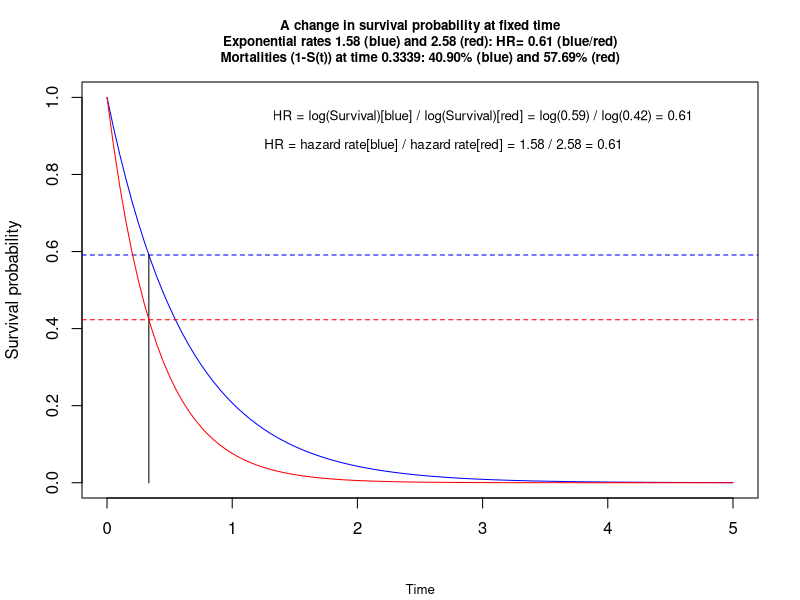
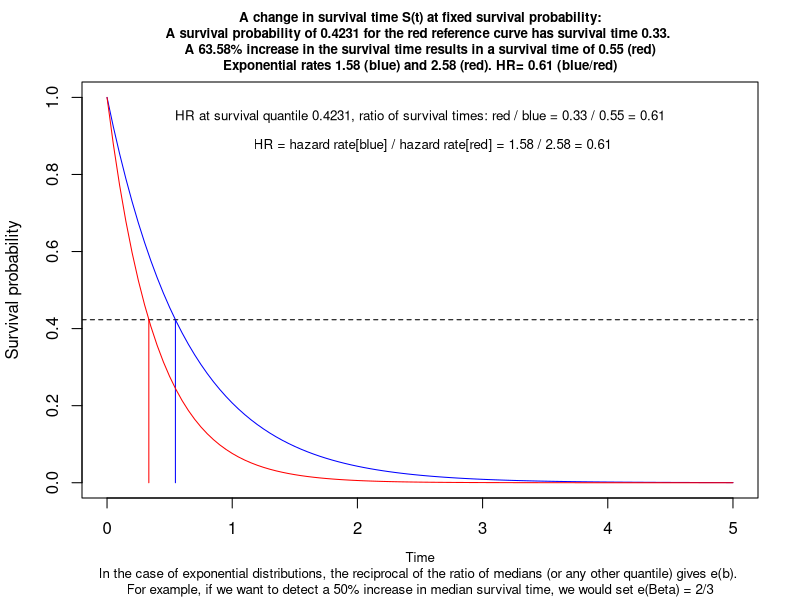
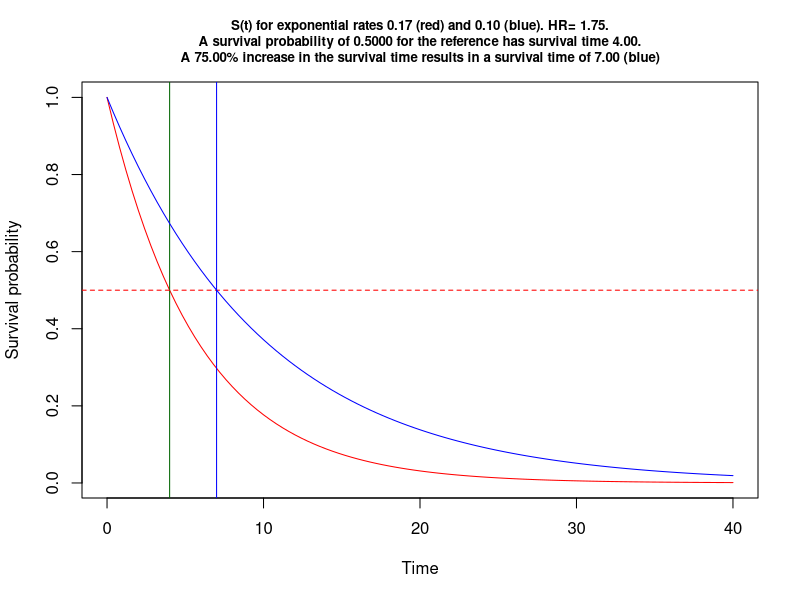
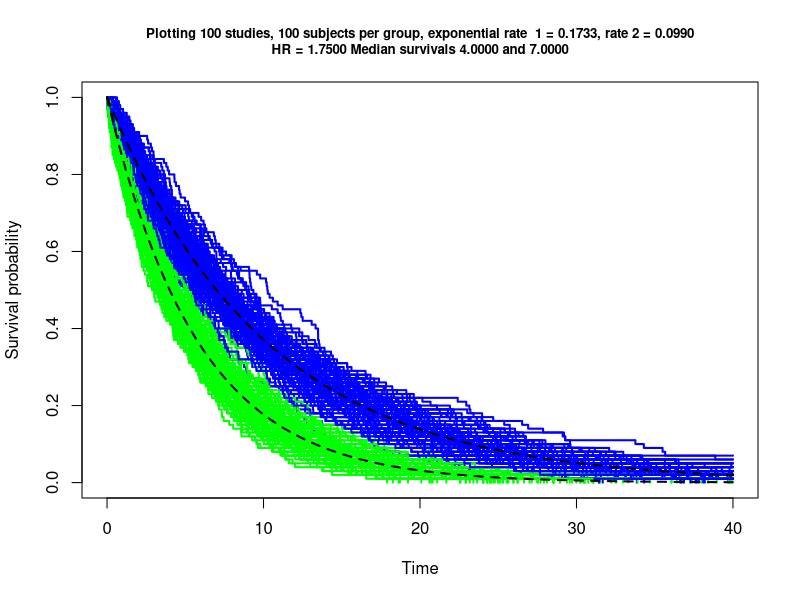

Write the R code that produced these figures, in order. (Note: this script raises an error after producing the figures.)
## ---- chunk 1

#/***************************************************************************#
#Filename           :      xxxxxxxxxxxxxxxxxxxxx
#Author             :      obrieea1
#Date               :      xx-May-2021
#R                  :      xxxxxxxxxxxxx
#Platform           :      xxxxxxxxxxxxx 
#Project/Study      :      xxxxxxxxxxxxx
#Description        :      xxxxxxxxxxxxx   
#Assumptions:   
#Input              :       
#Output             :      An .R, .Rmd and .html file is output to xxx
#                          An .R file is output to the dir where original .Rmd file is located
#Macros used        :      none
#---------------------------------------------------------------------------
#MODIFICATION HISTORY: 
#    <DD-MON-YYYY>,
#    <Description> 
#    
#***************************************************************************/

# knit: (function(inputFile, encoding) { 
#               out_dir <- '~/Survival-power';   
#           rmarkdown::render(inputFile,
#                         encoding=encoding, 
#       output_file=file.path(out_dir,'survival power exploration.html')) })

        rm(list=ls())

        set.seed(123)
        startTime<-proc.time()
        library(knitr)
        knit_hooks$set(purl = hook_purl)  #new line
        options(width=120)
        options(width = 999)
        opts_chunk$set(comment = "", warning = FALSE, message = FALSE,
                       echo = FALSE, tidy = FALSE, size="tiny",  cache=FALSE,
                       progress=TRUE,
                         fig.width=7, fig.height=3.5,
                       cache.path = 'program_Cache/',
                       fig.path='figure/')
         
        knitr::knit_hooks$set(inline = function(x) {
          knitr:::format_sci(x, 'md')
        })
         
        
        options(scipen=999)  # remove scientific notation
        
      
        # create an R file of the code!
        # https://stackoverflow.com/questions/26048722/knitr-and-tangle-code-without-execution
        
         # knit_hooks$set(purl = function(before, options) {
         #   if (before) return()
         #   input  = current_input()  # filename of input document
         #   output = paste(tools::file_path_sans_ext(input), 'R', sep = '.')
         #   if (knitr:::isFALSE(knitr:::.knitEnv$tangle.start)) {
         #   assign('tangle.start', TRUE, knitr:::.knitEnv)
         #   unlink(output)
         # }
         #   cat(options$code, file = output, sep = '\n', append = TRUE)
         # })

          # function to calculate the mode     
          getmode <- function(v) {
               uniqv <- unique(v)
               uniqv[which.max(tabulate(match(v, uniqv)))]
          }
  
          
        # https://stackoverflow.com/questions/36868287/purl-within-knit-duplicate-label-error
          
          options(knitr.duplicate.label = 'allow') # to help with purl
 
          
## ---- chunk 2

 
      
      gps1 <-  paste0('~/Survival-power')
      gps2 <-  paste0('~/Survival-power')
      
      path.script <- paste0(gps1, '')        # code to go here
      path.import <- paste0(gps2, '')  # data is here
      path.export <- paste0(gps1, '') 
      
      wd <- Rhome <- paste0('~/Survival-power')
      wd.code <- paste0(Rhome,'')                 
      wd.data <- paste0(Rhome,'')
 
      
      
      # rounding functions
      p2 <- function(x) {formatC(x, format="f", digits=2)}
      p3 <- function(x) {formatC(x, format="f", digits=3)}
      p4 <- function(x) {formatC(x, format="f", digits=4)}
      
       # https://stackoverflow.com/questions/3245862/format-numbers-to-significant-figures-nicely-in-r
      formatz <- function(x){
        
        if (!is.na(x)  ) {
          
          formatC(signif(x,digits=5), digits=5,format="fg", flag="#",big.mark=",")
          
        }
        
      }
      
      formatz0 <- function(x){
        sprintf(x, fmt = '%s')  
      }
      formatz1 <- function(x){
        sprintf(x, fmt = '%#.1f')  
      }
      formatz2 <- function(x){
        sprintf(x, fmt = '%#.2f')  
      }
      formatz00 <- function(x){
        round(x,0) 
      }
      formatz4 <- function(x){
        sprintf(x, fmt = '%#.4f')  
      }
 
      
## ---- chunk 3
      
    # functions  to get means and SDs, not used
    mymean <- function(x) {mean(x, na.rm=T)}
    mysd <- function(x) {sd(x, na.rm=T)}
    
     
## ---- chunk 4
 
    library(survival)
    library(rms) # for modelling
    library(tidyverse)
   
## ---- chunk 5
      
  # tereneau book p62
  A  <-runif(1,1,3)              # random, this will be a constant hazard rate
  B  <-runif(1,1,3)              # random, second curve rate
  
  lambda  <- min(A,B)           # best  survival
  lambda2 <- max(A,B)            # worst survival blue curve
  hr <- lambda/lambda2
  
  # for plotting 
  end <- ceiling(-(log(1-.999)/ lambda))       # for plotting 99th percentile
  s <- seq(0,end, length.out = end+1)          # reasonable x axis
  
  p <- runif(1)                                # random survival prop
  time <-ms <- -log(1-p)/lambda                # survival time  for survival prop p

 # (time1 <- ms )
  (mort1 <-  exp(-lambda2* time ) ) # e^-lambda*t
 
  #~~~~~~~~~~~~~~~~~~~~~~~~~~~~~~~~~~~~~~~~~~~Survival function~~~~~~~~~~~~~~~~~~~~~~~~~~~~~~~
  zp <- function(x, shape, scale)
    pweibull(x, shape=shape, scale=scale,lower.tail=F)
  #~~~~~~~~~~~~~~~~~~
  curve(zp(x, shape=1, scale=1/lambda), from=0, to=end, 
         main=paste0("A change in survival probability at fixed time\n Exponential rates ",
                     formatz2(lambda),         " (blue) and ",
                     formatz2(lambda2),        " (red): HR= ",
                     formatz2(hr), " (blue/red) \nMortalities (1-S(t)) at time ",
                     formatz4(time),             ": ",
                     formatz2(p*100),          "% (blue) and ", 
                     formatz2((1-mort1)*100 ), "% (red)" ), 
                     cex.main = .8,
                     ylab='Survival probability', xlab='', col="blue", 
                     sub= "Time" ,  cex.sub=.8)
  #~~~~~~~~~~~~~~~~~~
  abline(h=1-p , col='blue' , lty=2)
  abline(h=mort1 , col='red' , lty=2)     
  lines(c(time ,time), c(0 , 1-p) , col='black')
  #~~~~~~~~~~~~~~~~~~
  curve(zp(x, shape=1, scale=1/lambda2), from=0, to=end,     
        ylab='Survival probability', xlab='Time', col="red", add=TRUE)
  #~~~~~~~~~~~~~~~~~~
  text(x = end*.6, y = .95,  
       paste0("HR = log(Survival)[blue] / log(Survival)[red] = log(",
              formatz2(1-p),                  ") / log(",
              formatz2(mort1),                 ") = ", 
              formatz2( log(1-p)/log(mort1) ), ""),
       col = "black", 
       cex = .8)
  #~~~~~~~~~~~~~~~~~~
  text(x = end*.537, y = .875,  
       paste0(expression("HR = hazard rate[blue] / hazard rate[red] = "),
              formatz2(lambda),         " / ",
              formatz2(lambda2),        " = ",
              formatz2(hr), ""
              ),
       col = "black", 
             cex = .8)

## ---- chunk 6
 #~~~~~~~~~~~~~~~~~~~~~~~~~~~~~~~~~~~~~~~~~~~~~~~~~~~~~~~~~~~~~~~~~~~~~~~~~~~~~~~~~~~~~~~~~~~~~~~~
 p          <- mort1  
 ref.time   <- time 
 trt.time   <- -log(p)/lambda
 fact.      <- (-log(p)/lambda)  / (-log(p)/lambda2) -1
#~~~~~~~~~~~~~~~~~~
 curve(zp(x, shape=1, scale=1/lambda), from=0, to=end, 
       main=paste0(  "A change in survival time S(t) at fixed survival probability:\nA survival probability of ",
          formatz4(p),         " for the red reference curve has survival time ",
          formatz2( ref.time), ". \nA ",
          formatz2(fact.*100), "% increase in the survival time results in a survival time of ",
          formatz2(trt.time),  " (red)\nExponential rates ",
          formatz2(lambda),    " (blue) and ",
          formatz2(lambda2),   " (red). HR= ",
          formatz2(hr),        " (blue/red)"
          ),  
          cex.main = .8,
          ylab='Survival probability',xlab='', 
          col="blue",
          sub= "Time\nIn the case of exponential distributions, the reciprocal of the ratio of medians (or any other quantile) gives e(b). \nFor example, if we want to detect a 50% increase in median survival time, we would set e(Beta) = 2/3" , cex.sub=.8)
   #~~~~~~~~~~~~~~~~~~
   text(x = end*.5, y = .95,  
       paste0("HR at survival quantile ",
              formatz4(p),                     ", ratio of survival times: red / blue = ",
              formatz2(ref.time),              " / ",
              formatz2(trt.time),              " = ", 
              formatz2( ref.time/trt.time ),   ""),
       col = "black",
       cex = .8)
  #~~~~~~~~~~~~~~~~~~
  text(x = end*.52, y = .875,  
       paste0(expression("HR = hazard rate[blue] / hazard rate[red] = "),
              formatz2(lambda)," / ",formatz2(lambda2)," = ",
              formatz2(lambda/lambda2),""
              ),
       col = "black",
             cex = .8)
 #~~~~~~~~~~~~~~~~~~~
 abline(h=p , col='black' , lty=2)
 lines(c(-log(p)/lambda2 , -log(p)/lambda2), c(0 , p) , col='red')
 lines(c(-log(p)/lambda  , -log(p)/lambda),  c(0 , p) , col='blue')
 #~~~~~~~~~~~~~~~~~~~
 curve(zp(x, shape=1, scale=1/lambda2), from=0, to=end,  
       ylab='Survival probability', xlab='Time', col="red", add=TRUE)
 #~~~~~~~~~~~~~~~~~~~~~~~~~~~~~~~~~~~~~~~~~~~~~~~~~~~~~~~~~~~~~~~~~~~~~~~~~~~~~~~~~~~~~~~~~~~~~~~~
 
 
## ---- chunk 7
     
## ---- chunk 8
 
# This function is useful for creating d1 an input to Hmisc cpower

  morti <- function ( d0=.5, hr=2/3, time=6){
    
      lambda = -log(1-d0)/time     # hazard rate 
      m = 1 - exp(-lambda*time*hr) # mortality hence subtracting from 1
      return(m)
  } 
  
 
  d0 <- 0.5
  d1 <- morti()
  
  cpower(tref=6, n=352, mc=d0, r= 100*(d0 - d1)/d0, tmin=39/4, 
         accrual=74/4, alpha=.05, pr=TRUE,
         noncomp.c = 0, noncomp.i = 0)


 
## ---- chunk 9

## ---- chunk 10
  
d0 <- 1-.29
d1 <- 1-.4
cpower(tref=1, n=444, mc=d0, r= 100*(d0 - d1)/d0, tmin=1, 
       accrual=1, alpha=.05, pr=TRUE,
       noncomp.c = 0, noncomp.i = 0)
  
  
  
## ---- chunk 11
     
## ---- chunk 12
     

cpower(tref=2, n=1000, mc=.2, r=25, accrual=2, tmin=1, 
       noncomp.c=10, noncomp.i=17.5)

# repeating using my function, only difference due to rounding

  d0= .2
  time=2
  hr=0.7283
  d1 <- morti(d0=d0, hr= hr, time=time)
  
  cpower(tref=time, n=1000, mc=d0, r=100*(d0 - d1)/d0, accrual=2, tmin=1, 
         noncomp.c=10, noncomp.i=17.5)
 
## ---- chunk 13

  
  d0= .6
  time=5
  d1=.41
  
  cpower(tref=time, n=400, mc=d0, r=100*(d0 - d1)/d0, accrual=1.5, tmin=2,    # p478 and p482
         noncomp.c=0, noncomp.i=0)
  
  cpower(tref=time, n=400, mc=d0, r=100*(d0 - d1)/d0, accrual=2.0,  tmin=2,    # p483
         noncomp.c=0, noncomp.i=0)
  
  cpower(tref=time, n=903, mc=d0, r=100*(d0 - d1)/d0, accrual=20/24, tmin=0,  # p483 no this does not match <-!!
         noncomp.c=0, noncomp.i=0) 


## ---- chunk 14

# Stata survival book p353/354, we duplicate with cpower
# stpower exponential 0.03, hratio(0.6) power(0.9) aperiod(20) fperiod(15)

    hr   <- 0.6
    h    <- 0.03  
    time <- 1/h*(-log(1-0.5))^(1)  #Weibull
    d0   <- 0.5
    d1   <- morti(d0=d0, hr= hr, time=time)  # my function
  
  cpower(tref=time, n=190*2, mc=d0, r=100*(d0 - d1)/d0, accrual=20, tmin=15, 
         noncomp.c=0, noncomp.i=0) #

## ---- chunk 15

 
# stpower exponential 0.03, hratio(0.6) power(0.9) fperiod(35) loghazard detail

simfunx <- function(p=1, hr=.6, n=30, At=20, lambdaC=.018, alpha=0.05, seed=NULL ) {
  
      if (!is.null(seed)) set.seed(seed)
      
      h  <- lambdaC #                    # hazard for exponential using med surv, remeber -log(0.5) is the same 
      ms <- 1/h*(-log(1-0.5))^(p)        # lets show we know how to recreate median survival
      T1 <- 1/h*(-log(runif(n)))^(p)     # weibull times, p=1 so exp, lambda=h
      
      ms2<- ms*hr                        # use the HR to get hazard in other group
      h2 <- log(2)/ms2
      T2 <- 1/h2*(-log(runif(n)))^(p)    # create n weibull times, p=1 so exp, lambda=h2
      
      # lambdaC hazard of censoring
      C1 = rweibull(n, shape=1, scale=1/lambdaC)   # censoring time
      C2 = rweibull(n, shape=1, scale=1/lambdaC)   # censoring time
      
      C1 = rep(100000,n)    # censoring time, basically no censoring due to large time I use here
      C2 = rep(100000,n)    # censoring time  basically no censoring due to large time I use here
      
      time1 = pmin(T1,C1)  # observed time is min of censored and true grp0
      time2 = pmin(T2,C2)  # observed time is min of censored and true grp1
      
      event1 = time1==T1   
      event2 = time2==T2   
      
      event = c(event1,event2)
      Ti = c(time1,time2)
      
      event <- ifelse(Ti >= At, 0, event)
      Ti <-     ifelse(Ti >= At, At, Ti)
      #~~~~~~~~~~~~~~~~~~~~~~~~~~~~~~~~~~~~~~~~~~~~~~~~~~~~~~~~~~~~~~~~~~~~~
      dd <- data.frame(T= Ti, 
                       x = c(rep(1,n), rep(0,n)), 
                       event = event )
      
      l = coxph(Surv(T, event) ~ x, dd)
      
      o <- anova(l)$`Pr(>|Chi|)`[2] # P-value from likelihood ratio test
      
      pow <- o<=alpha
      
      u <- exp(confint(l, level = .9))  [2][[1]]  # use for upper 90% conf interval for non inferiority
      
      n <- (l$n-l$nevent)/l$n  
      
      p <- exp(l$coefficients[[1]])
      
      ev <- l$nevent  # no of events
      
      h1=h
      h2=h2
      
      c( (h1), (h2), (ev),  (n), (p), (u), (o),  (pow))
}


  simres <- plyr::raply(1000,simfunx(p=1, hr=1/.6, n=294/2, At=35, lambdaC=.03))
  simres <- as.data.frame(simres)
  names(simres) <- c("h1","h2","No of events", "Proportion of events","HR", "HR Upper 90CI","Mean P-value","Power")
  options(digits=3)
  r <- (apply(simres,2, mean))
  r<-as.data.frame(r)
  print(kable(t(r)))
  options(digits=7)


## ---- chunk 16


## ---- chunk 17


simfunf <- function(p=1, hr=.6, n=30, acc=20, fup=5, lambdaC=.018, alpha=0.05, seed=NULL ) {
  
  if (!is.null(seed)) set.seed(seed)
  
  At <- T1 <- T2 <- D1 <- D2 <- T1a <- T2a <- time1 <- time2 <- l <- NULL
  
  At= acc + fup
  
  h  <- lambdaC #                    # hazard for exponential using med surv, remeber -log(0.5) is the same 
  ms <- 1/h*(-log(1-0.5))^(p)        # lets show we know how to recreate median survival
  T1 <- 1/h*(-log(runif(n)))^(p)     # weibull times, p=1 so exp, lambda=h
  
  ms2<- ms*hr                        # use the HR to get hazard in other group
  h2 <- log(2)/ms2
  T2 <- 1/h2*(-log(runif(n)))^(p)    # create n weibull times, p=1 so exp, lambda=h2
  
  # lambdaC hazard of censoring
  C1 = rweibull(n, shape=1, scale=1/lambdaC)   # censoring time
  C2 = rweibull(n, shape=1, scale=1/lambdaC)   # censoring time
  
  a1 <- runif(n,0,acc) # use these for random uniform accrual times
  a2 <- runif(n,0,acc)
  
  D1 = T1+a1   # add rand uniform to weibull events
  D2 = T2+a2
  
  T1a <- ifelse(D1>At, At,  T1 )  # make sure no time + accrual entry exceeds accrual + follow up
  T2a <- ifelse(D2>At, At,  T2 )  # and replace [rand uniform to weibull events] with original time to event time

  # by pass censoring, so no censoring!
  C1 = rep(100000,n)    # censoring time, basically no censoring
  C2 = rep(100000,n)    # censoring time  basically no censoring
  
  time1 = pmin(T1a,C1)  # observed time is min of censored and true grp0
  time2 = pmin(T2a,C2)  # observed time is min of censored and true grp1
  
  event1 = time1==T1a   
  event2 = time2==T2a   
  
  
  event = c(event1,event2)
  Ti = c(time1,time2)
  
  event <- ifelse(Ti >= At, 0, event)
  Ti <-     ifelse(Ti >= At, At, Ti)
  #~~~~~~~~~~~~~~~~~~~~~~~~~~~~~~~~~~~~~~~~~~~~~~~~~~~~~~~~~~~~~~~~~~~~~
  dd <- data.frame(T= Ti, 
                   x = c(rep(1,n), rep(0,n)), 
                   event = event )
  
  l = coxph(Surv(T, event) ~ x, dd)
  
  o <- anova(l)$`Pr(>|Chi|)`[2] # P-value from likelihood ratio test
  
  pow <- o<=alpha
  
  u <- exp(confint(l, level = .9))  [2][[1]]  # use for upper 90% conf interval for non inferiority
  
  n <- (l$n-l$nevent)/l$n  
  
  p <- exp(l$coefficients[[1]])
  
  ev <- l$nevent  # no of events
  
  h1=h
  h2=h2
  
  c(h1,h2,ev,n,p,u,o, pow)
}

# my god it works!!!
  simres <- plyr::raply(1000,simfunf(p=1, hr=.6, n=190,  lambdaC=.018, acc=20, fup=15))
  simres <- as.data.frame(simres)
  names(simres) <- c("h1","h2","No of events", "Proportion of events","HR", "HR Upper 90CI","Mean P-value","Power")
  options(digits=3)
  r <- (apply(simres,2, mean))
  r<-as.data.frame(r)
  print(kable(t(r)))
  options(digits=7)


## ---- chunk 18
 
  
  hr=.6
  h  <- .03  
  time <- 1/h*(-log(1-0.5))^(1) 
  d0=.5
  
  d1 <- morti(d0=d0, hr= hr, time=time)
  
  cpower(tref=time, n=190*2, mc=d0, r=100*(d0 - d1)/d0, accrual=20, tmin=15, 
         noncomp.c=0, noncomp.i=0) #?


## ---- chunk 19
 
  weibSurv <- function(x, shape, scale)
      pweibull(x, shape=shape, scale=scale,lower.tail=F)

#~~~~~~~~~~~~~~~~~~~~~~~~~~~~~~~~~~~~~~~~~~~~~~~~~~~~~~~~~~~~~~~~~~~~~~~~~~~~~~~~~~~~~~~~~~~~~~~~
# instead of survival mortality lets postulated change in the time for survival  
# visualize the question
#~~~~~~~~~~~~~~~~~~~~~~~~~~~~~~~~~~~~~~~~~~~~~~~~~~~~~~~~~~~~~~~~~~~~~~~~~~~~~~~~~~~~~~~~~~~~~~~~

  # inputs
  n     <- 100                             # no of patients per group
  ms1   <- 4                               # median survival null
  ms2   <- 7                               # median survival alternative
  p     <- 0.50                            # time for survival probability
  fact. <- (ms2-ms1)/ms1                   # % increase in time for survival of this means
  h     <- lambda   <-  log(2)/ms1         # baseline hazard (reference)
  h2    <- lambda2  <-  lambda/(1+fact.)   # alternate hazard
  hr    <- lambda/lambda2                  # hr compares to alternate/longer survival

## ---- chunk 20
   
  
#~~~~~~~~~~~~~~~~~~~~~~~~~~~~~~~~~~~~~~~~~~~~~~~~~~~~~~~~~~~~~~~~~~~~~~~~~~~~~~~~~~~~~~~~~~~~~~~~
# visualize the question
#~~~~~~~~~~~~~~~~~~~~~~~~~~~~~~~~~~~~~~~~~~~~~~~~~~~~~~~~~~~~~~~~~~~~~~~~~~~~~~~~~~~~~~~~~~~~~~~~

  end <- ceiling(-(log(1-.999)/ lambda))       # for plotting the range of x axis, calc. 99th percentile
  s   <- seq(0,end, length.out = end+1)    
  
  curve(weibSurv(x, shape=1, scale=1/lambda), from=0, to=end, 
        main=paste0("S(t) for exponential rates ",formatz2(lambda)," (red) and ",formatz2(lambda2), " (blue). HR= ",formatz2(hr),".\n A survival probability of ",formatz4(p)," for the reference has survival time ",
                    formatz2(-log(p)/lambda),". \nA ",formatz2(fact.*100) ,"% increase in the survival time results in a survival time of ",formatz2(-log(p)/lambda2)," (blue)"),  cex.main = .8,
        ylab='Survival probability', xlab='Time', col="red")
  
  abline(v= -log(p)/lambda, col='darkgreen')  
  abline(h=p , col='red' , lty=2)
  abline(v= -log(p)/lambda2 , col='blue')   
  
  curve(weibSurv(x, shape=1, scale=1/lambda2), from=0, to=end,  
        ylab='Survival probability', xlab='Time', col="blue", add=TRUE)

## ---- chunk 21
  
#~~~~~~~~~~~~~~~~~~~~~~~~~~~~~~~~~~~~~~~~~~~~~~~~~~~~~~~~~~~~~~~~~~~~~~~~~~~~~~~~~~~~~~~~~~~~~~~~
# Plot many studies
#~~~~~~~~~~~~~~~~~~~~~~~~~~~~~~~~~~~~~~~~~~~~~~~~~~~~~~~~~~~~~~~~~~~~~~~~~~~~~~~~~~~~~~~~~~~~~~~~

  T1 <- 1/h* (-log(runif(n)))^(1)      # 1 in brackets dictates exponential dist
  T2 <- 1/h2*(-log(runif(n)))^(1)      # 1 in brackets dictates exponential dist
  
  survfit1 <- survfit(Surv(T1) ~ 1)
  plot(survfit1, ylab="Survival probability", xlab="Time",col="green", conf.int=FALSE, 
       main=paste0("Plotting ",n," studies, ",n," subjects per group, exponential rate  1 = ",formatz4(h),", rate 2 = ",formatz4(h2), "\nHR = ",formatz4(h/h2),
                   " Median survivals ",formatz4(log(2)/lambda)," and ",formatz4(log(2)/lambda2)), xlim=c(0,end), cex.main = .8)
  
  survfit2 <- survfit(Surv(T2) ~ 1)
  lines(survfit2, lwd=2, col='blue', conf.int = FALSE)  
  
  # draw 100 studies!
  for ( i in 1:n) {
    
    T1 <- 1/h* (-log(runif(n)))^(1)   # 1 in brackets dictates exponential dist
    T2 <- 1/h2*(-log(runif(n)))^(1)   # 1 in brackets dictates exponential dist
    
    survfit1 <- survfit(Surv(T1) ~ 1)
    lines(survfit1, lwd=2, col='green', conf.int = FALSE)  
    
    survfit2 <- survfit(Surv(T2) ~ 1)
    lines(survfit2, lwd=2, col='blue', conf.int = FALSE)  
    
  }
  
  # plot true survival curve, constant hazard h
  curve(weibSurv(x, shape=1, scale=1/h), from=0, to=end, n=length(T1), 
        col='black', lwd=2, lty=2,
        ylim=c(0,1), add=TRUE)
  
  # plot true survival curve, constant hazard h2
  curve(weibSurv(x, shape=1, scale=1/h2), from=0, to=end, n=length(T1), 
        col='black', lwd=2, lty=2,
        ylim=c(0,1), add=TRUE)


## ---- chunk 22
  
#~~~~~~~~~~~~~~~~~~~~~~~~~~~~~~~~~~~~~~~~~~~~~~~~~~~~~~~~~~~~~~~~~~~~~~~~~~~~~~~~~~~~~~~~~~~~~~~~
# power simulation
#~~~~~~~~~~~~~~~~~~~~~~~~~~~~~~~~~~~~~~~~~~~~~~~~~~~~~~~~~~~~~~~~~~~~~~~~~~~~~~~~~~~~~~~~~~~~~~~~

  sim = function(h,h2,n) {
    
    # Simulate some time to event data
    T1 <- 1/h* (-log(runif(n)))^(1)   
    T2 <- 1/h2*(-log(runif(n)))^(1) 
    
    # data
    ti = c(T1, T2)
    gr = c(rep(1, n), rep(0, n))
    
    l = coxph(Surv(ti) ~ gr)    # Fit Cox model
    anova(l)$`Pr(>|Chi|)`[2]   # P-value 
  }
  
  #set.seed(123) # Reproducible pseudorandom numbers
  pv <-  replicate(1000, sim(n = 200/2, h = h, h2=h2)) 
  mean(pv <= 0.05)  

  
## ---- chunk 23
#~~~~~~~~~~~~~~~~~~~~~~~~~~~~~~~~~~~~~~~~~~~~~~~~~~~~~~~~~~~~~~~~~~~~~~~~~~~~~~~~~~~~~~~~~~~~~~~~
# let's use Frank Harrell Hmisc cpower function
# the perspective here is change in mortality at initial time of interest rather 
#~~~~~~~~~~~~~~~~~~~~~~~~~~~~~~~~~~~~~~~~~~~~~~~~~~~~~~~~~~~~~~~~~~~~~~~~~~~~~~~~~~~~~~~~~~~~~~~~
  morti <- function ( d0=.5, hr=2/3, time=6){
    
    lambda = -log(1-d0)/time     # hazard rate 
    m = 1 - exp(-lambda*time*hr) # mortality hence subtracting from 1
    return(m)
  } 
  
  time <- ms1
  d0   <- p
  hr   <- 1/hr
  
  d1 <- morti(d0=d0, hr= hr, time=time)
  
  # looking at graph above just made me choose accrual time 100 with no further follow up
  Hmisc::cpower(tref=time, n=100*2, mc=d0, r=100*(d0 - d1)/d0, accrual=100, tmin=0, 
         noncomp.c=0, noncomp.i=0) 
  
    Hmisc::cpower(tref=time, n=152, mc=d0, r=100*(d0 - d1)/d0, accrual=100, tmin=0, 
         noncomp.c=0, noncomp.i=0) 
  

## ---- chunk 24


 w.sim2 <- function(p=1, hr=1.75, n=100, At=30, ms=5.5, lambdaC=.04) { 

      h  <- log(2)/ms                    # hazard for exponential
      ms <- 1/h*(-log(1-0.5))^(p)        # median survival
      T1 <- 1/h*(-log(runif(n)))^(p)     # weibull times, p=1 so exp, lambda=h
      
      ms2<- ms*hr                        # use the HR to get hazard in other group
      h2 <- log(2)/ms2
      T2 <- 1/h2*(-log(runif(n)))^(p)    # weibull times, p=1 so exp, lambda=h2
      
      # lambdaC hazard of censoring
      C1 = rweibull(n, shape=1, scale=1/lambdaC)   # censoring time
      C2 = rweibull(n, shape=1, scale=1/lambdaC)   # censoring time
      
      time1 = pmin(T1,C1)  # observed time is min of censored and true grp0
      time2 = pmin(T2,C2)  # observed time is min of censored and true grp1
      
      event1 = time1==T1   
      event2 = time2==T2   
      
      event = c(event1,event2)
      #~~~~~~~~~~~~~~~~~~~~~~~~~~~~~~~~~~~~~~~~~~~~~~~~~~~~~~~~~~~~~~~~~~~~~
      dat <- data.frame(T = c(time1,time2), 
                        x = c(rep(1,n), rep(0,n)), 
                        event = c(event1,event2) )

      l = coxph(Surv(T, event) ~ x, dat)
      
      pv <- anova(l)$`Pr(>|Chi|)`[2] # P-value from likelihood ratio test
      
      # collect
      o <- pv
      
      n <- (l$n-l$nevent)/l$n
      
      p <- exp(l$coefficients[[1]])
      
      ev <- l$nevent
      
   #   pow <- o <=.05
      
      output <- list(o,n,p,ev )
      
      return(output)

    }

 
  fact.    <-   (7-4)/4  # % increase in time for survival of this means
  lambda   <-  log(2)/4 # baseline hazard (reference)
  lambda2  <-  lambda/(1+fact.)
  hr       <-  lambda/lambda2
   
   
  # need to double check inputs are correct here??
  require(survival)
  phr = replicate(1000, w.sim2(p=1, hr=hr, n=200/2, At=30000, ms=7, lambdaC=0.00006)) # # censoring and admin censoring times are so big they have no effect
  phr <- t(phr)
  mean(phr[,1] <= 0.05) 


## ---- chunk 25
  
  
#~~~~~~~~~~~~~~~~~~~~~~~~~~~~~~~~~~~~~~~~~~~~~~~~~~~~~~~~~~~~~~~~~~~~~~~~~~~~~~~~~~~~~~~~~~~~~~~~
# non inf power simulation - under construction
#~~~~~~~~~~~~~~~~~~~~~~~~~~~~~~~~~~~~~~~~~~~~~~~~~~~~~~~~~~~~~~~~~~~~~~~~~~~~~~~~~~~~~~~~~~~~~~~~
  # inputs
  n     <- 100                             # no of patients per group
  ms1   <- 4                               # median survival null
  ms2   <- 7                               # median survival alternative
  p     <- 0.50                            # time for survival probability
  fact. <- (ms2-ms1)/ms1                   # % increase in time for survival of this means
  h     <- lambda   <-  log(2)/ms1         # baseline hazard (reference)
  h2    <- lambda2  <-  lambda/(1+fact.)   # alternate hazard
  hr    <- lambda/lambda2                  # hr compare
  
  
  simi = function(h,h2,n) {
    
    # Simulate some time to event data
    T1 <- 1/h* (-log(runif(n)))^(1)   
    T2 <- 1/h2*(-log(runif(n)))^(1) 
    
    # data
    ti = c(T1, T2)
    gr = c(rep(1, n), rep(0, n))
    
    l = coxph(Surv(ti) ~ gr)    # Fit Cox model
    #anova(l)$`Pr(>|Chi|)`[2]   # P-value 
    exp(confint(l, level = .9))  [1][[1]]  # use for lower CI
    
  }
  
  #set.seed(123) # Reproducible pseudorandom numbers
  # try less samples
  pv <-  replicate(1000, simi(n = 50/2, h = h, h2=h2)) 
  mean(pv >  0.80)
  mean(pv >  0.85) 
  mean(pv >  0.90)
  mean(pv >  0.95)  
 # mean(pv > 1.0)
#  mean(pv > 1.1)  
#  mean(pv > 1.2)
  








## ---- chunk 26

      options(width=70)
     # opts_knit$set(root.dir = wd.code)   ##THIS SETS YOUR WORKING DIRECTORY
      sessionInfo()
      print(getwd())
      stopTime<-proc.time()


## ---- chunk 27

    # move stangle R file to a folder in GPS
    # put this at bottom and give it the same name as the RMD file , replace any blanks with underscore
    # https://amywhiteheadresearch.wordpress.com/2014/11/12/copying-files-with-r/

    # https://stackoverflow.com/questions/21101573/need-the-filename-of-the-rmd-when-knitr-runs
    x <- knitr::current_input() 
    x
    rcode <-  gsub(' ','_', trimws(x))                       # replace blank with underscore, this is needed
    file.copy(rcode, path.script,  overwrite=TRUE)           # make a copy of the rcode in a folder of choice
    
    
    # saving the html to GPS!
    # https://stackoverflow.com/questions/28894515/rmarkdown-directing-output-file-into-a-directory
    # x1 <- gsub('\\.Rmd','\\.html', trimws(x)) 
    # rcode <-  gsub(' ','_', trimws(x1))   
    # knit: (function(inputFile, encoding) { 
    #   out_dir <- path.script;
    #   rmarkdown::render(inputFile,
    #                     encoding=encoding, 
    #                     output_file=file.path(dirname(x), out_dir, rcode)) })
    # 
    
    #http://felixfan.github.io/extract-r-code/
    #https://www.rdocumentation.org/packages/knitr/versions/1.19/topics/knit
    #y <- knitr::current_input()
    #knitr::purl(y, output = "test.R", documentation = 2)
 
    input  = knitr::current_input()  # filename of input document
    cat("checking purl..")
    input
    output = paste(tools::file_path_sans_ext(input), 'R', sep = '.')
    output
    #tools::file_path_sans_ext(input)
    knitr::purl(input,paste0(path.script,output),documentation=1,quiet=T)  ##where do we wish to save R code?
    getwd()
    
